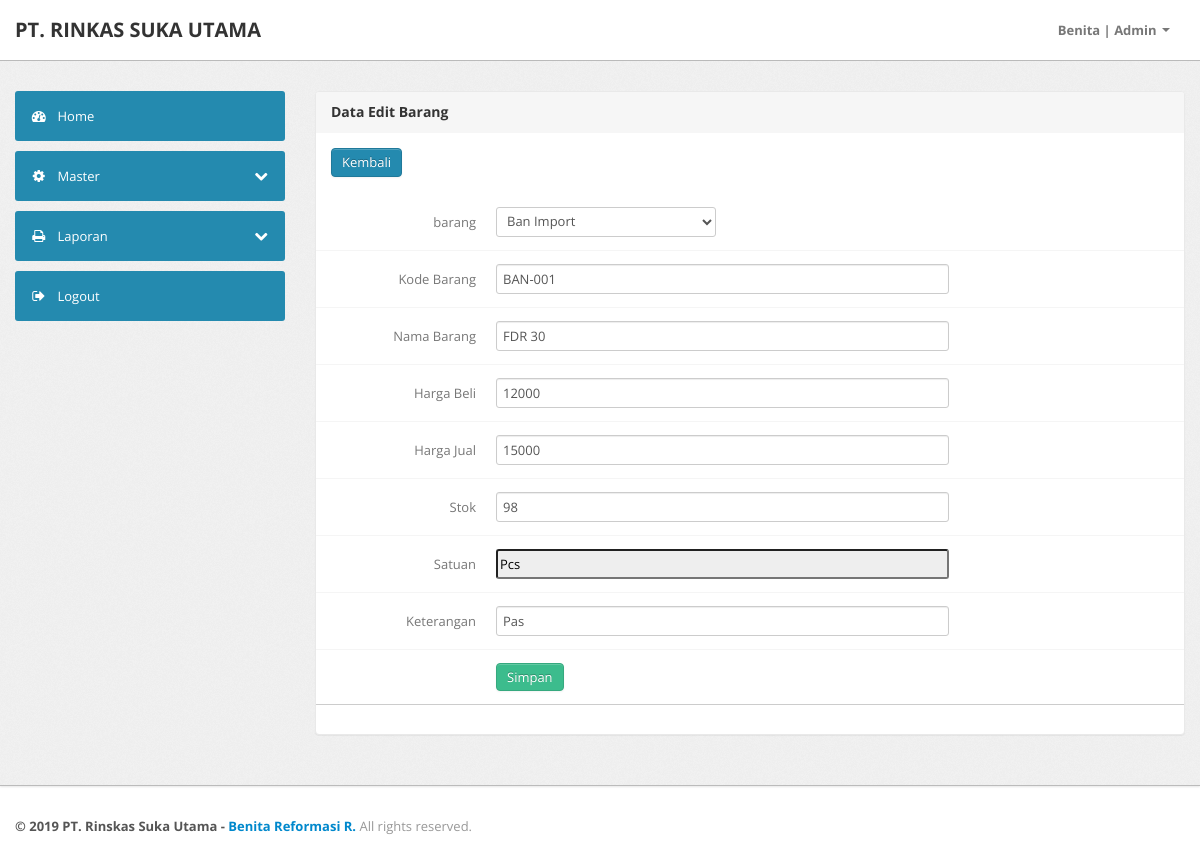
Page /index.php?page=aksi_barang/barang_edit&id=14 (signed in) on the committed database.
### tables this page shows
CREATE TABLE `tb_barang` (
  `barang_id` int(11) NOT NULL AUTO_INCREMENT,
  `kategori_id` int(11) NOT NULL,
  `barang_kode` varchar(50) NOT NULL,
  `barang_nama` varchar(50) NOT NULL,
  `barang_stok` int(11) NOT NULL,
  `barang_tgl` date NOT NULL,
  `barang_sat` varchar(50) NOT NULL,
  `barang_ket` varchar(100) NOT NULL,
  `barang_jual` int(11) NOT NULL,
  `barang_beli` int(11) NOT NULL,
  PRIMARY KEY (`barang_id`)
);

### aksi_barang/barang_edit.php (the view, shortened to what this page needs)
<div class="span9">
    <div class="content">
        <div class="module">
            <div class="module-head">
                <h3>
                    Data Edit Barang</h3>
            </div>
            <div class="module-body">
                <a class="collapsed btn btn-primary" href="index.php?page=data_barang">Kembali</a>
            </div>
            <div class="module-body table">
                <div>
                    <?php
                    $id = $_GET['id'];
                    $ambil = $koneksi->query("SELECT * FROM tb_barang WHERE barang_id=$id");
                    while ($pecah = $ambil->fetch_object()) {
                        ?>
                        <form action="" method="post" class="form-horizontal row-fluid">
                            <div class="control-group">
                                <label class="control-label">barang</label>
                                <div class="controls">
                                    <select name="kategori">
                                        <?php
                                            $ambil = $koneksi->query("SELECT * FROM tb_kategori");
                                            while ($kategori = $ambil->fetch_object()) {
                                                ?>
                                            <option value="<?php echo $kategori->kategori_id ?>"><?php echo $kategori->kategori_nama ?></option>
                                        <?php } ?>
                                    </select>
                                </div>
                            </div>
                            <div class="control-group">
                                <label class="control-label">Kode Barang</label>
                                <div class="controls">
                                    <input value="<?php echo $pecah->barang_kode ?>" type="text" name="kode" placeholder="Kode Barang" class="span8">
                                </div>
                            </div>
                            <div class="control-group">
                                <label class="control-label">Nama Barang</label>
                                <div class="controls">
                                    <input value="<?php echo $pecah->barang_nama ?>" type="text" name="nama" placeholder="Nama Barang" class="span8">
                                </div>
                            </div>
                            <div class="control-group">
                                <label class="control-label">Harga Beli</label>
                                <div class="controls">
                                    <input value="<?php echo $pecah->barang_beli ?>" type="number" name="beli" placeholder="Harga Beli" class="span8">
                                </div>
                            </div>
                            <div class="control-group">
                                <label class="control-label">Harga Jual</label>
                                <div class="controls">
                                    <input value="<?php echo $pecah->barang_jual ?>" type="number" name="jual" placeholder="Harga Jual" class="span8">
                                </div>
                            </div>
                            <div class="control-group">
                                <label class="control-label">Stok</label>
                                <div class="controls">
                                    <input value="<?php echo $pecah->barang_stok ?>" type="number" name="stok" placeholder="Stok" class="span8">
                                </div>
                            </div>
                            <div class="control-group">
                                <label class="control-label">Satuan</label>
                                <div class="controls">
                                    <input value="Pcs" readonly name="satuan" placeholder="Pcs" class="span8">
                                </div>
                            </div>
                            <div class="control-group">
                                <label class="control-label">Keterangan</label>
                                <div class="controls">
                                    <input value="<?php echo $pecah->barang_ket ?>" type="text" name="ket" placeholder="Keterangan" class="span8">
                                </div>
                            </div>
                            <div class="control-group">
                                <div class="controls">
                                    <input type="submit" name="edit" class="btn btn-success" value="Simpan">
                                </div>
                            </div>
                        </form>
                    <?php } ?>
                    <hr style=" display: block; height: 1px;border: 0; border-top: 1px solid #ccc;margin: 1em 0; padding: 0;">
                </div>
            </div>
        </div>
    </div>
</div>

### assets/css/theme.css (style rules this page uses)
body { font-size: 13px; font-family: 'Open Sans', Arial, sans-serif; background: #fff; color: #777 }
h1, h2, h3, h4, h5, h6 { color: #333; margin-top: 0 }
h3 { font-size: 20px }
form { margin: 0 }
select, textarea, input[type="text"], input[type="password"], input[type="datetime"], input[type="datetime-local"], input[type="date"], input[type="month"], input[type="time"], input[type="week"], input[type="number"], input[type="email"], input[type="url"], input[type="search"], input[type="tel"], input[type="color"], .uneditable-input, label, input, button, select, textarea { -webkit-border-radius: 3px; -moz-border-radius: 3px; border-radius: 3px; font-size: 13px; font-family: 'Open Sans', Tahoma, Arial, sans-serif }
.module { background: #fff; -webkit-border-radius: 3px; -moz-border-radius: 3px; border-radius: 3px; border: 1px solid #ccc; border-bottom-color: #bbb; -webkit-box-shadow: 0 0 1px rgba(0, 0, 0, 0.2); -moz-box-shadow: 0 0 1px rgba(0, 0, 0, 0.2); box-shadow: 0 0 1px rgba(0, 0, 0, 0.2); margin-bottom: 30px }
.form-horizontal .control-group, .form-vertical .control-group { margin-bottom: 0 }
.form-horizontal .control-group+.control-group, .form-vertical .control-group+.control-group { margin-top: 13px; padding-top: 13px; border-top: 1px solid #f5f5f5 }
.btn, .btn-box { -webkit-border-radius: 3px; -moz-border-radius: 3px; border-radius: 3px }
.btn { font-size: 13px; font-weight: 600 }
.btn { display: inline-block; margin-bottom: 0; font-weight: 400; text-align: center; vertical-align: middle; cursor: pointer; background-image: none; border: 1px solid transparent; white-space: nowrap; padding: 4px 10px; font-size: 13px; line-height: 1.42857; border-radius: 4px; -webkit-user-select: none; -moz-user-select: none; -ms-user-select: none; user-select: none }
.btn-primary { color: #fff; background-color: #248aaf; border-color: #20799a }
.btn-success { color: #fff; background-color: #3cbc8d; border-color: #36a97f }
.table { margin-bottom: 0 }
.module { box-shadow: 0 0 3px rgba(0, 0, 0, .1); border-color: #e9e9e9; margin-bottom: 20px; background-color: #fff; border-radius: 4px; -webkit-box-shadow: 0 1px 1px rgba(0, 0, 0, .05); box-shadow: 0 1px 1px rgba(0, 0, 0, .05); }
.module-head { color: #767676; background-color: #f6f6f6; border-color: #e9e9e9; padding: 10px 15px; border-bottom: 1px solid transparent; border-top-right-radius: 3px; border-top-left-radius: 3px; }
.module-head h3 { font-size: 14px; line-height: 20px; height: 20px; margin: 0 }
.module-body { padding: 15px }
.module-body.table { padding: 15px 0 }

### rows in the picture
tb_barang: kode "BAN-001", nama "FDR 30", beli "12000", jual "15000", stok "98", ket "Pas"

### other values in the picture
$_SESSION['pengguna'] "Benita"
$_SESSION['pengguna_level'] "Admin"
form field kategori "Ban Import"
